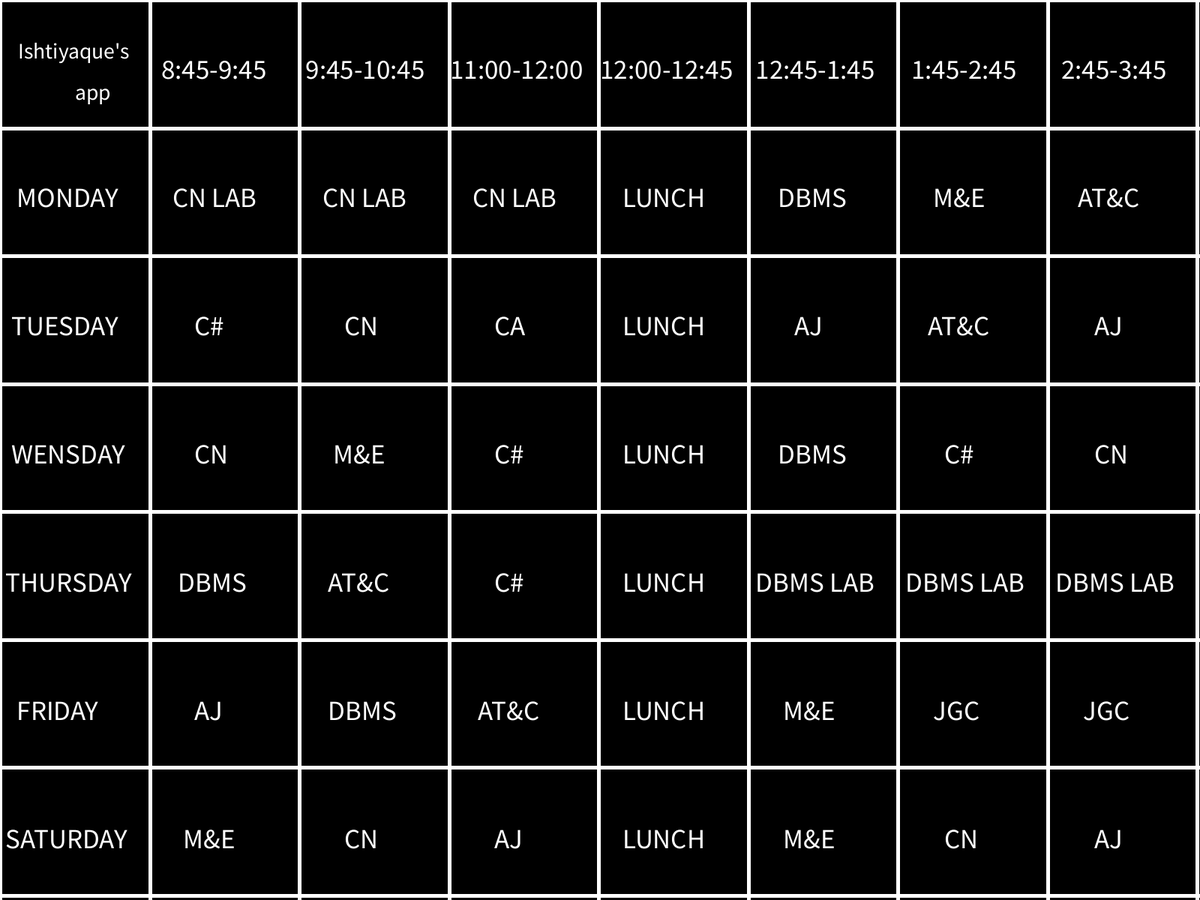
Frame 1 (no input)
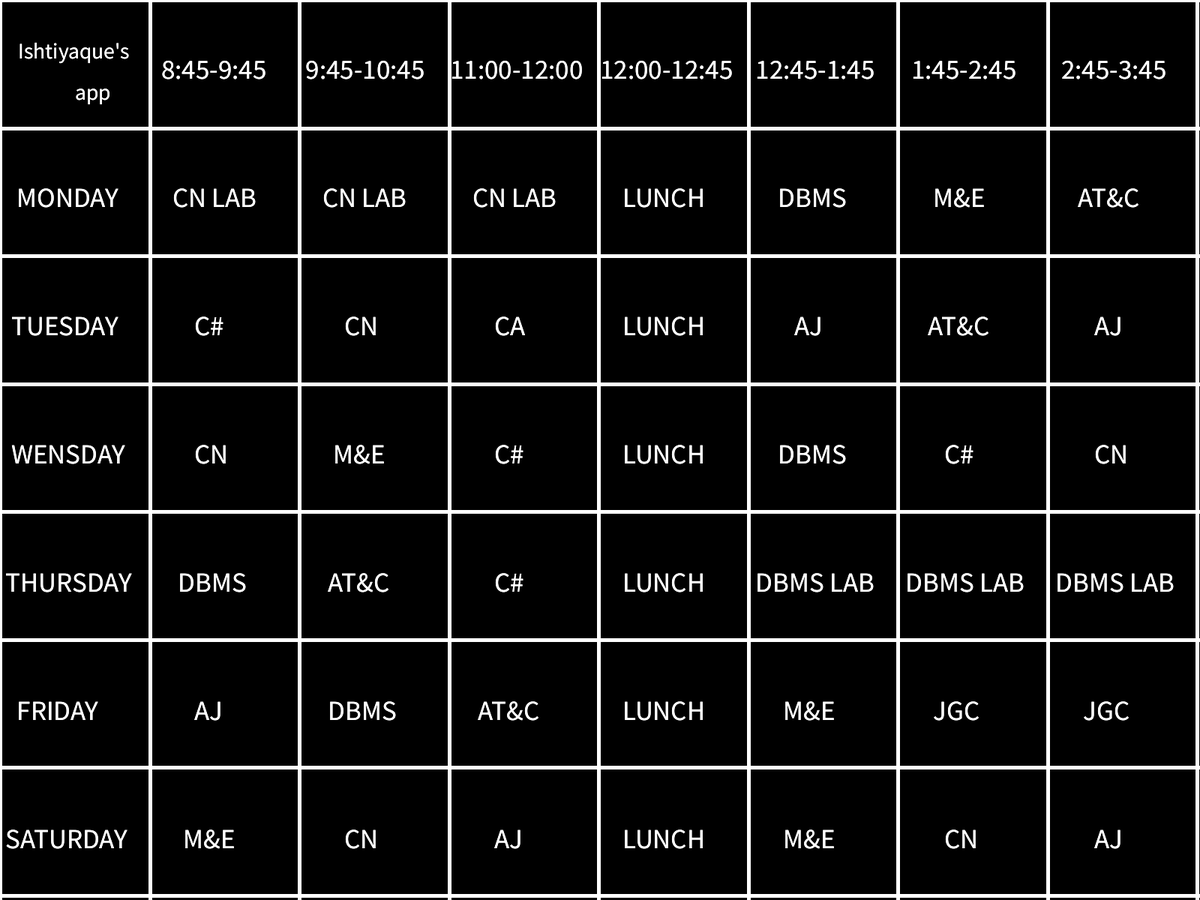
Frame 2 (the mouse pressed at the canvas centre, redrawn once)

The Processing sketch that drew these frames (run headless with seeded random() and noise(); the mouse was pressed at the canvas centre and the sketch redrawn once):

// Processing sketch: timeTable5A
// ── timeTable5A.pde
String[] time = new String[8];
String[] monday = new String[8];
String[] tuesday = new String[8];
String[] wednesday = new String[8];
String[] thursday = new String[8];
String[] friday = new String[8];
String[] saturday = new String[8];
int col, row;

void setup(){
  fullScreen();
  orientation(LANDSCAPE);
  background(0);
  
  //time
  time[0] = "";time[1] =  "  8:45-9:45";time[2] =  " 9:45-10:45";time[3] =  "11:00-12:00";
  time[4] = "12:00-12:45";time[5] =  " 12:45-1:45";time[6] =  "  1:45-2:45";time[7] =  "  2:45-3:45";
  
  //Monday
  monday[0] = "   MONDAY";monday[1] = "    CN LAB";monday[2] = "    CN LAB" ;monday[3] = "    CN LAB";
  monday[4] = "    LUNCH" ;monday[5] ="     DBMS" ;monday[6] = "      M&E";monday[7] = "     AT&C";
  
  //Tuesday
  tuesday[0] = "  TUESDAY";tuesday[1] = "        C#";tuesday[2] = "        CN";tuesday[3] = "        CA";
  tuesday[4] = "    LUNCH";tuesday[5] = "        AJ";tuesday[6] = "     AT&C";tuesday[7] = "        AJ";
  
  //Wednesday
  wednesday[0] = "  WENSDAY";wednesday[1] = "        CN";wednesday[2] = "      M&E";wednesday[3] = "        C#";
  wednesday[4] = "    LUNCH";wednesday[5] = "     DBMS";wednesday[6] = "        C#";wednesday[7] = "        CN";
  
  //Thursday
  thursday[0] = " THURSDAY";thursday[1] = "     DBMS";thursday[2] = "     AT&C";thursday[3] = "        C#";
  thursday[4] = "    LUNCH";thursday[5] = " DBMS LAB";thursday[6] = " DBMS LAB";thursday[7] = " DBMS LAB";
  
  //Friday
  friday[0] = "   FRIDAY";friday[1] = "        AJ";friday[2] = "     DBMS";friday[3] = "     AT&C";
  friday[4] = "    LUNCH";friday[5] = "      M&E";friday[6] = "      JGC";friday[7] = "      JGC";
  
  //Saturday
  saturday[0] = " SATURDAY";saturday[1] = "      M&E";saturday[2] = "        CN";saturday[3] = "        AJ";
  saturday[4] = "    LUNCH";saturday[5] = "      M&E";saturday[6] = "        CN";saturday[7] = "        AJ";
}

void draw(){
  renderTable();
  renderText();
}

void renderTable(){
  stroke(255);
  strokeWeight(5);
  smooth();
  col = width/8;
  row = height/7;
  for(int i = 0; i <= 8; i++)
      line(col * i - i/2, 0, col * i - i/2, height);
  for(int i = 0; i <= 7; i++)
      line(0, row * i - i/2, width, row * i - i/2);    
}


void renderText(){
  textSize(map(width, 0, 2160, 0, 50)/1.25);
  text("Ishtiyaque's", height / 50, height / 15.428);
  text("app", height /12, height / 9);
  textSize(map(width, 0, 2160, 0, 50));
  for(int i = 0; i < 8; i++){
    text(time[i],      i * col, 0 * row + row/2 + 20);
    text(monday[i],    i * col, 1 * row + row/2 + 20);
    text(tuesday[i],   i * col, 2 * row + row/2 + 20);
    text(wednesday[i], i * col, 3 * row + row/2 + 20);
    text(thursday[i],  i * col, 4 * row + row/2 + 20);
    text(friday[i],    i * col, 5 * row + row/2 + 20);
    text(saturday[i],  i * col, 6 * row + row/2 + 20);
  }
  noLoop();
}
